Frame 1 (no input): blank canvas, image omitted
Frame 60 (the mouse pressed at the canvas centre just before this capture): blank canvas, image omitted
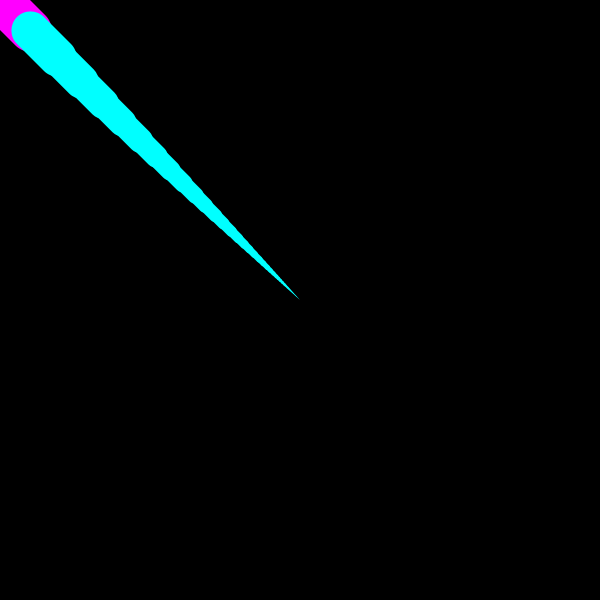
Frame 120 (the mouse held since frame 60 and released just before this capture)

The Processing sketch whose frames 1 and 60 were blank and that drew this single picture after the mouse press (run headless with seeded random() and noise(); from frame 60 on, the mouse is pressed at the canvas centre):

// Processing sketch: processing_139753
// ── processing_139753.pde

//Mady Dean 03/19/14 Creative Computing: Section B//

float x;
float y;
float px;
float py;
float easing = 0.10;

void setup() {
  size(600,600);
  background(0);
  smooth();
  stroke(255,0,0);
}

void draw(){
  float targetX = mouseX;
  x=x+(targetX-x)*easing;
  float targetY = mouseY;
  y=y+(targetY-y)*easing;
  float weight=dist(x,y,px,py);
  strokeWeight(weight);
  line(x,y,px,py);
 
 if (mousePressed == true) {
   stroke(0, 255, 255);
 }else{
   stroke(255, 0, 255);
 }
 

 if(keyPressed){
   stroke(255, 255, 0);
 }

  px=x;
  py=y;
}
